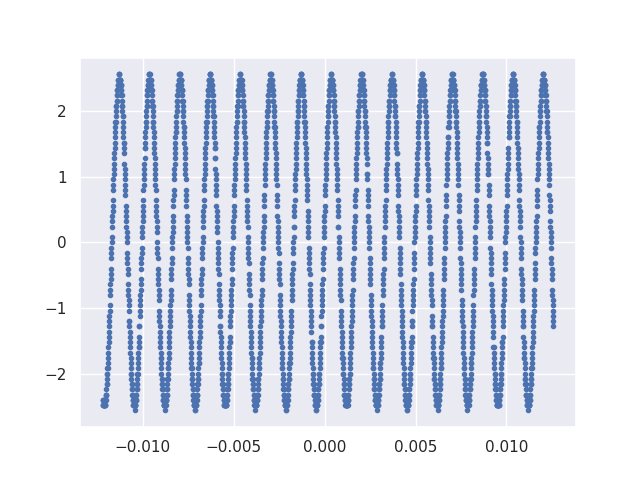

Write the Python code that produced this figure.
import numpy as np
import scipy as sc
import scipy.signal as sig
import matplotlib.pyplot as plt
import seaborn as sb
import pandas as pd

from scipy.fft import fft, fftfreq

sb.set_theme()

data = pd.read_csv("F0074CH2.CSV").values[17:].transpose()[3:-1]
fourier = np.abs(fft(data[1]))
fourier_freq = fftfreq(len(data[0]), np.mean(np.diff(data[0])))

freq = np.abs(fourier_freq[fourier.argmax()])
print(freq)

plt.figure(1)
plt.plot(data[0], data[1], ".")
plt.savefig("test.png")

plt.figure(2)
plt.plot(fourier_freq, fourier)
plt.savefig("test2.png")
